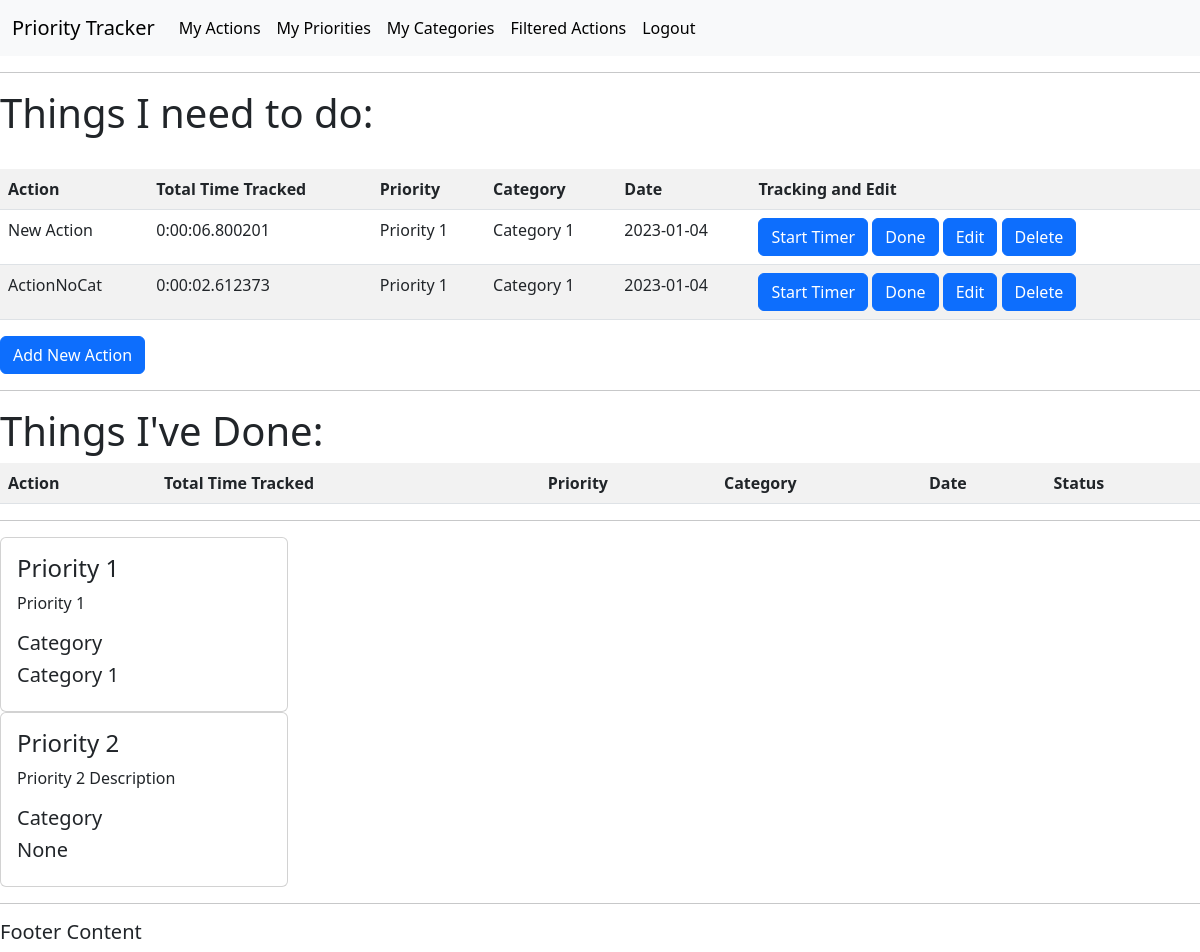
Page /actions/ (signed in) on the earlier database version.
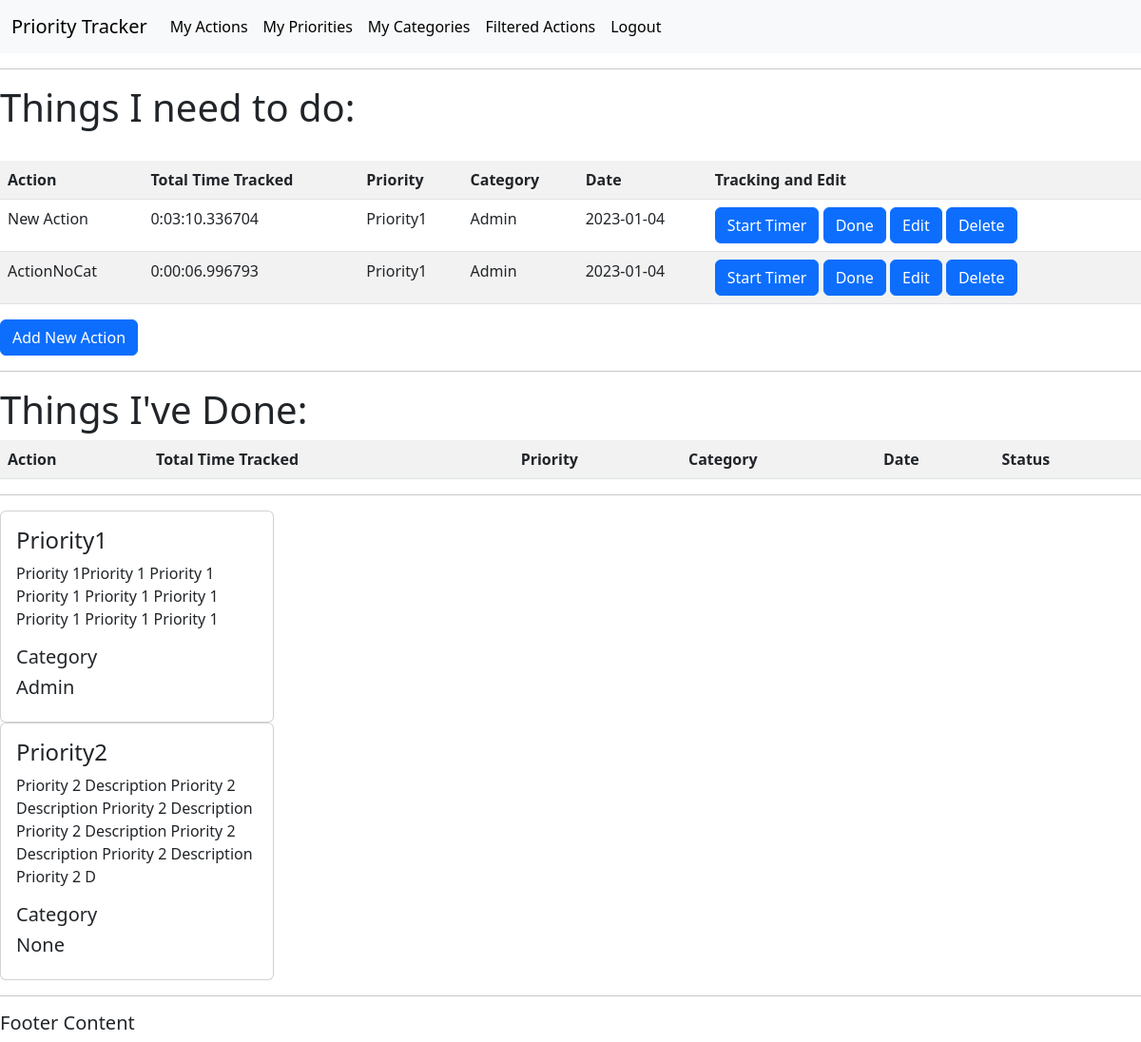
Same page on the later database version.
### actions/models.py (models this page shows, shortened)
class Action(models.Model):
    title = models.CharField(max_length=50, null=False, blank=False)
    trackedTime = models.DurationField(null=True, blank=True)
    activeTrackedTime = models.DurationField(null=True, blank=True)
    trackedStart = models.DateTimeField(null=True, blank=True)
    trackedStop = models.DateTimeField(null=True, blank=True)
    doneStatus = models.BooleanField(null=False, blank=False, default=False)
    actionDate = models.DateField(auto_now_add=True)
    trackingStatus = models.BooleanField(null=False, blank=False, default=False)
    category = models.ForeignKey(
        Category, on_delete=models.CASCADE, null=True, blank=True)
    priority = models.ForeignKey(
        Priority, on_delete=models.CASCADE, null=True, blank=True)
    user = models.ForeignKey(
        User, on_delete=models.CASCADE, related_name="action", null=True)

class Priority(models.Model):
    title = models.CharField(max_length=50, null=False, blank=False)
    description = models.CharField(max_length=150)
    activeStatus = models.BooleanField(null=False, blank=False, default=True)
    category = models.ForeignKey(
        Category, on_delete=models.CASCADE, null=True, blank=True)
    user = models.ForeignKey(
        User, on_delete=models.CASCADE, related_name="priorities", null=True)
    def __str__(self):
        return str(self.title)

class Category(models.Model):
    title = models.CharField(max_length=50, null=False, blank=False)
    description = models.CharField(max_length=150)
    user = models.ForeignKey(
        User, on_delete=models.CASCADE, related_name="categories", null=True)
    def __str__(self):
        return str(self.title)

### actions/views.py (the view)
# urls.py: path('actions/', views.get_action_list, name='get_action_list'),
@login_required(login_url='login')
def get_action_list(request):
    query = date.today()
    actions = Action.objects.all()
    filteredActions = Action.objects.filter(actionDate=query)
    priorities = Priority.objects.all()
    context = {
        "actions": actions,
        "query": query,
        "filteredActions": filteredActions,
        "priorities": priorities
    }
    return render(request, 'actions/action_list.html', context)

### actions/templates/actions/action_list.html (shortened to what this page needs)
{% extends 'actions/main.html' %}
{% block content %}
<body>
    <h1>Things I need to do:</h1>
    <br>
    <table class="table table-striped">
        <tr>
            <th>Action</th>
            <th>Total Time Tracked</th>
            <th>Priority</th>
            <th>Category</th>
            <th>Date</th>
            <th>Tracking and Edit</th>
        </tr>
        {% for action in filteredActions %}
        {% if action.doneStatus == False %}
            <tr>
                <td>{{ action.title }}</td>
                <td>{{ action.trackedTime }}</td>
                <td>{{ action.priority }}</td>
                <td>{{ action.category }}</td>
                <td>{{ action.actionDate|date:"Y-m-d" }}</td>
                <td>
                {% if action.trackingStatus == False %}
                    <a class="btn btn-primary" role="button" href="{% url 'start_timer' action.id %}">Start Timer</a>
                {% endif %}
                    <a class="btn btn-primary" role="button" href="{% url 'complete_action' action.id %}">Done</a>
                    <a class="btn btn-primary" role="button" href="{% url 'update_action' action.id %}">Edit</a>
                    <a class="btn btn-primary" role="button" href="{% url 'delete_action' action.id %}">Delete</a>
                </td>
            </tr>
        {% endif %}
        {% empty %}
        <tr><td>You have nothing to do.</td></tr>
        {% endfor %}
    </table>
    <a class="btn btn-primary" role="button" href="/add-action/">Add New Action</a>
    <hr>
    <h1>Things I've Done:</h1>
    <table class="table table-striped">
        <tr>
            <th>Action</th>
            <th>Total Time Tracked</th>
            <th>Priority</th>
            <th>Category</th>
            <th>Date</th>
            <th>Status</th>
        </tr>
    </table>
    <hr>
    {% for priority in priorities %}
    {% if priority.activeStatus == True %}
    <div class="card" style="width: 18rem;">
        <div class="card-body">
          <h4 class="card-title">{{ priority.title }}</h4>
          <p class="card-text">{{ priority.description }}</p>
          <h5 class="card-title">Category</h5>
          <h5 class="card-title">{{ priority.category }}</h5>
        </div>
      </div>
    {% endif %}
    {% endfor %}
</body>
{% endblock %}

### actions/templates/actions/main.html (shortened to what this page needs)
<!DOCTYPE html>
<html lang="en">
<head>
    {% load static %}
    <link href="https://cdn.jsdelivr.net/npm/bootstrap@5.3.0-alpha1/dist/css/bootstrap.min.css" rel="stylesheet">
</head>
<body>
    <nav class="navbar navbar-expand-lg bg-body-tertiary">
        <div class="container-fluid">
          <a class="navbar-brand" href="#">Priority Tracker</a>
          <div class="collapse navbar-collapse" id="navbarSupportedContent">
            <ul class="navbar-nav me-auto mb-2 mb-lg-0">
              <li class="nav-item">
                <a class="nav-link active" aria-current="page" href="{% url 'get_action_list' %}">My Actions</a>
              </li>
              <li class="nav-item">
                <a class="nav-link active" aria-current="page" href="{% url 'get_priorities_list' %}">My Priorities</a>
              </li>
              <li class="nav-item">
                <a class="nav-link active" aria-current="page" href="{% url 'get_categories_list' %}">My Categories</a>
              </li>
              <li class="nav-item">
                <a class="nav-link active" aria-current="page" href="{% url 'get_filtered_action_list' %}">Filtered Actions</a>
              </li>
              <li class="nav-item">
                <a class="nav-link active" aria-current="page" href="{% url 'logout' %}">Logout</a>
              </li>
            </ul>
          </div>
        </div>
      </nav>
    <hr>
    {% block content %}
    {% endblock %}
    <hr>
    <h5>Footer Content</h5>
</body>
</html>

Differences in the rows shown:
changed Action "New Action": trackedTime "0:00:06.800201" → "0:03:10.336704"; priority "Priority 1" → "Priority1"; category "Category 1" → "Admin"
changed Action "ActionNoCat": trackedTime "0:00:02.612373" → "0:00:06.996793"; priority "Priority 1" → "Priority1"; category "Category 1" → "Admin"
changed Priority: title "Priority 1" → "Priority1"; description "Priority 1" → "Priority 1Priority 1 Priority 1 Priority 1 Priority 1 Priority 1 Priority 1 Priority 1 Priority 1"; category "Category 1" → "Admin"
changed Priority "None": title "Priority 2" → "Priority2"; description "Priority 2 Description" → "Priority 2 Description Priority 2 Description Priority 2 Description Priority 2 Description Priority 2 Description Priority 2 Description Priority 2 D"
